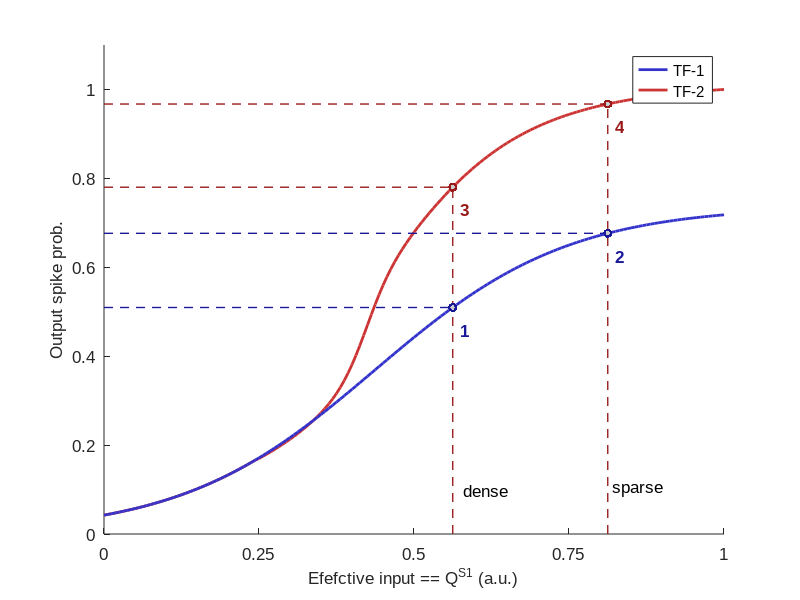

Source code (MATLAB):
clear all; close all;

% Shematic figure
shift_1 = 20;slope_1 = 0.04;
syn_amp = [0:1:160];
fr_sch_1 = .8./(1+(shift_1*exp(-slope_1*(syn_amp+5))));

shift_21 = 20;slope_21 = 0.08;
fr_sch_21 = 0.3./(1+(shift_21*exp(-slope_21*(syn_amp-40))));
shift_22 = 10;slope_22 = 0.3;
fr_sch_22 = 0.2./(1+(shift_22*exp(-slope_22*(syn_amp-60))));

nmda_tx = (fr_sch_22+fr_sch_21+fr_sch_1*0.7)+0.04;
nonmda_tx = fr_sch_1;
max_val = max(nmda_tx);
nmda_tx1 = nmda_tx/max_val;
nonmda_tx = nonmda_tx/max_val;
nmda_tx = [nonmda_tx(1:40) nmda_tx1(41:end)];

fig = figure(); 
set(gcf,'color','w','Position', [50, 50, 1000, 400]);
% clf
dark_Nonmda = [0.1 0.1 0.6];
dark_nmda = [0.6 0.1 0.1];
light_Nonmda = [0.7 0.7 0.9];
light_nmda = [0.9 0.7 0.7];
Nonmda_col = [0.2 0.2 0.8];
nmda_col = [0.8 0.2 0.2];
% 

p1 = plot(syn_amp,nmda_tx,'linewidth',2,'DisplayName','With NMDA','color',nmda_col);
hold on
p2 = plot(syn_amp,nonmda_tx,'linewidth',2,'DisplayName','With NMDA','color',Nonmda_col);

input_val = [90 130];

spk_out_nmda = interp1(syn_amp,nmda_tx,input_val);
spk_out_Nonmda = interp1(syn_amp,nonmda_tx,input_val);

p3 = plot([input_val(1) input_val(1)],[0 spk_out_nmda(1)],'--','linewidth',1,'color',dark_nmda);
p4 = plot([input_val(2) input_val(2)],[0 spk_out_nmda(2)],'--','linewidth',1,'color',dark_nmda);
p5 = plot([0 input_val(1)], [spk_out_nmda(1) spk_out_nmda(1)],'--','linewidth',1,'color',dark_nmda);
p6 = plot([0 input_val(2)], [spk_out_nmda(2) spk_out_nmda(2)],'--','linewidth',1,'color',dark_nmda);

p7 = plot([0 input_val(1)], [spk_out_Nonmda(1) spk_out_Nonmda(1)],'--','linewidth',1,'color',dark_Nonmda);
p8 = plot([0 input_val(2)], [spk_out_Nonmda(2) spk_out_Nonmda(2)],'--','linewidth',1,'color',dark_Nonmda);

py1 = plot(input_val(1),spk_out_nmda(1),'.','markersize',20,'color',dark_nmda);
py2 = plot(input_val(2),spk_out_nmda(2),'.','markersize',20,'color',dark_nmda);
py3 = plot(input_val(1),spk_out_Nonmda(1),'.','markersize',20,'color',dark_Nonmda);
py4 = plot(input_val(2),spk_out_Nonmda(2),'.','markersize',20,'color',dark_Nonmda);

py1 = plot(input_val(1),spk_out_nmda(1),'.','markersize',10,'color',[0.8 0.8 0.8]);
py2 = plot(input_val(2),spk_out_nmda(2),'.','markersize',10,'color',[0.8 0.8 0.8]);
py3 = plot(input_val(1),spk_out_Nonmda(1),'.','markersize',10,'color',[0.8 0.8 0.8]);
py4 = plot(input_val(2),spk_out_Nonmda(2),'.','markersize',10,'color',[0.8 0.8 0.8]);

toh = text(1,1,'3');
set(toh,'unit','data','position',[input_val(1)+2 spk_out_nmda(1)-.05],'color',dark_nmda,'fontsize',20,'fontweight','bold');
toh = text(1,1,'4');
set(toh,'unit','data','position',[input_val(2)+2 spk_out_nmda(2)-.05],'color',dark_nmda,'fontsize',20,'fontweight','bold');
toh = text(1,1,'1');
set(toh,'unit','data','position',[input_val(1)+2 spk_out_Nonmda(1)-.05],'color',dark_Nonmda,'fontsize',20,'fontweight','bold');
toh = text(1,1,'2');
set(toh,'unit','data','position',[input_val(2)+2 spk_out_Nonmda(2)-.05],'color',dark_Nonmda,'fontsize',20,'fontweight','bold');

set(gca,'XTick',[0:40:160],'XTickLabel',syn_amp(1:40:end)/160);
set(gca,'YTick',[0:0.2:1]); %'XTickLabel',syn_amp(1:40:end)/160);

% legend([p1 p2],{'With NMDA','Without NMDA'},'Location','NorthWest','NumColumns',2)
legend([p2 p1], {'TF-1','TF-2'}, 'Location', 'NorthEast');
% legend('boxoff');

y_lab_txt = sprintf('%s','Output spike prob.');
% set(gca,'Linewidth',2,'fontweight','bold','fontsize',12)
xlabel('Efefctive input == Q^{S1} (a.u.)')
ylabel(y_lab_txt);
ylim([0 1.1]);
xlim([0 160]);

text(0.58*160, 0.1, 'dense');
text(0.82*160, 0.1, 'sparse');

set(gca,'Position',[.1 .16 .7 .8]);


% set(gcf, 'PaperUnits','centimeters');
% set(gcf, 'PaperSize',[12 12]);
% set(fig,'PaperPosition',[0,0,(get(fig,'PaperSize'))])
box off;
set(findall(fig,'-property','FontSize'),'FontSize',12);
set(findall(fig,'-property','FontName'),'FontName','Arial');



